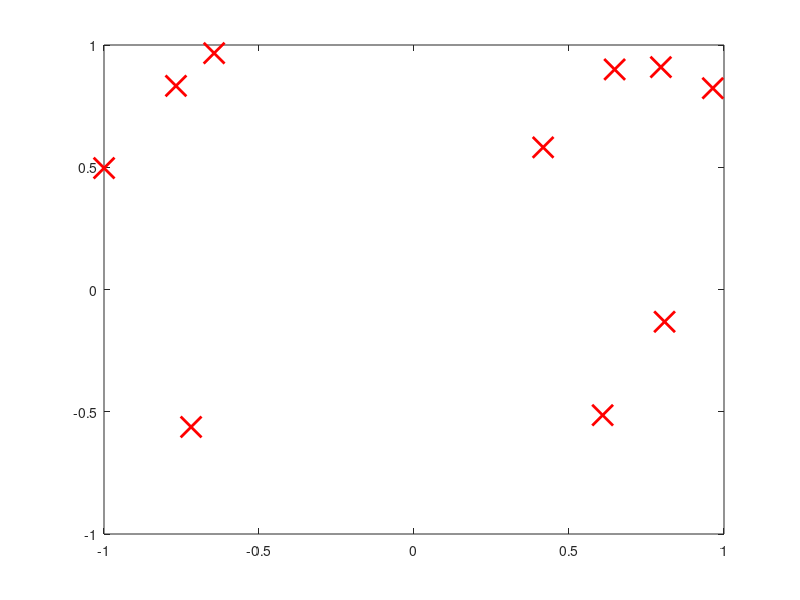

The MATLAB script that drew this image: (Note: this script raises an error after producing the figure.)
%MVPR_H2D_DEMO01 Demo script for HomoGr ToolBox functions
%
% [] = mvpr_h2d_demo01
%
% Output:
%  -
%
% Input:
%  -
%
% Author(s):
%    Joni Kamarainen, MVPR in 2009.
%
% Project:
%  HomoGr (http://www.it.lut.fi/project/homogr/)
%
% Copyright:
%
%   Homography estimation toolbox (mvpr_h[23n]d_* ) is Copyright
%   (C) 2008 by Joni-Kristian Kamarainen.
%
% References:
%  [1] Kamarainen, J.-K., Paalanen, P., Experimental study on Fast
%  2D Homography Estimation From a Few Point Correspondence,
%  Research Report, Machine Vision and Pattern Recognition Research
%  Group, Lappeenranta University of Technology, Finland, 2008.
%
% See also .
%
srcP = unifrnd(-1,1,2,10);

plot(srcP(1,:),srcP(2,:),'rx','MarkerSize',15,'LineWidth',2);
input('Source points <RETURN>');

H = mvpr_h2d_aff(40,[1 2],1,2,15)

trgP = mvpr_h2d_trans(srcP,H);
ntrgP = trgP+normrnd(0,0.05,size(trgP));
plot(trgP(1,:),trgP(2,:),'gx',...
     ntrgP(1,:),ntrgP(2,:),'bx',...
     'MarkerSize',15,'LineWidth',2);
legend('original','noisy');
input('Correct and noisy target points for homography H <RETURN>');

Hest = mvpr_h2d_corresp(srcP,ntrgP,'hType','affinity')

trgPest = mvpr_h2d_trans(srcP,Hest);
hold on;
plot(trgPest(1,:),trgPest(2,:),'ko','MarkerSize',15,'LineWidth',2);
hold off;
input('Target points and estimated points by Hest <RETURN>');
